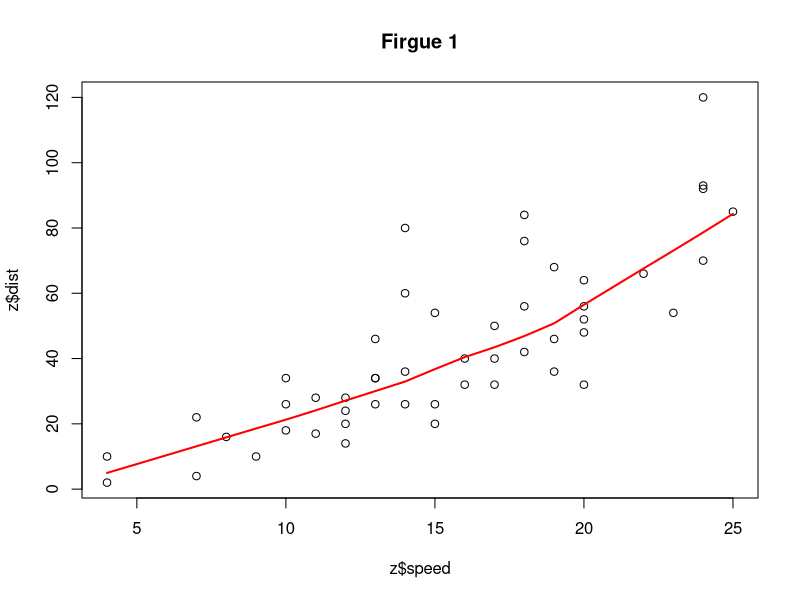
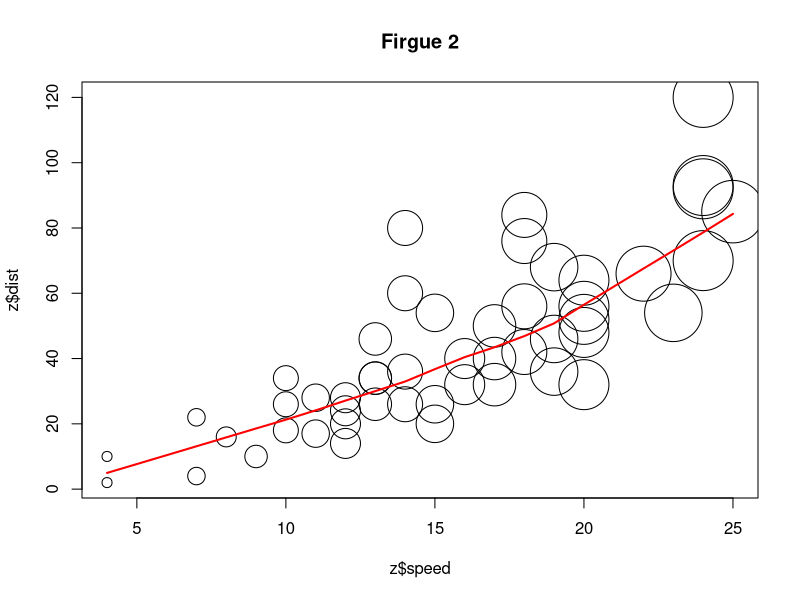
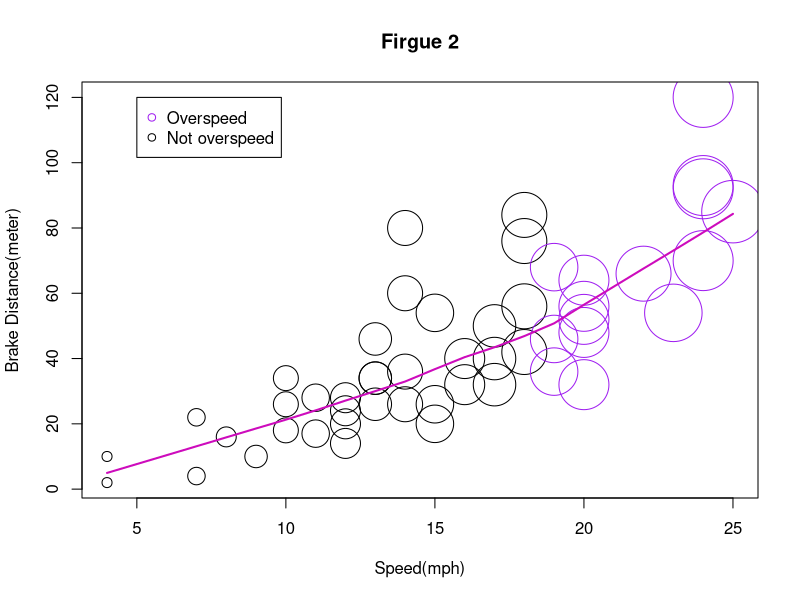

These figures' R source, in order:
## ---- chunk 1
knitr::opts_chunk$set(collapse=TRUE)
## ---- chunk 2
z<-cars
plot(z$speed,z$dist,main="Firgue 1")
lines(lowess(x=z$speed,y=z$dist),col="red",lwd=2)
#make a smooth line of a scatter plot
#lwd regulate width of line
## ---- chunk 3
z<-cars
plot(z$speed,z$dist,main="Firgue 2",cex=z$speed/3) 
#Using cex to regulate dot size 
lines(lowess(x=z$speed,y=z$dist),col="red",lwd=2)
## ---- chunk 4
z<-cars
z$speedcolor="black"
vec<-z$speed>18
z[vec,'speedcolor']="purple"
plot(z$speed,z$dist,main="Firgue 2",cex=z$speed/3
     ,col=z$speedcolor,pch=1,xlab="Speed(mph)"
     ,ylab = "Brake Distance(meter)")
lines(lowess(x=z$speed,y=z$dist),col=6,lwd=2)
legend(5,120,c('Overspeed','Not overspeed'),col=c('purple','black'),pch=1)
